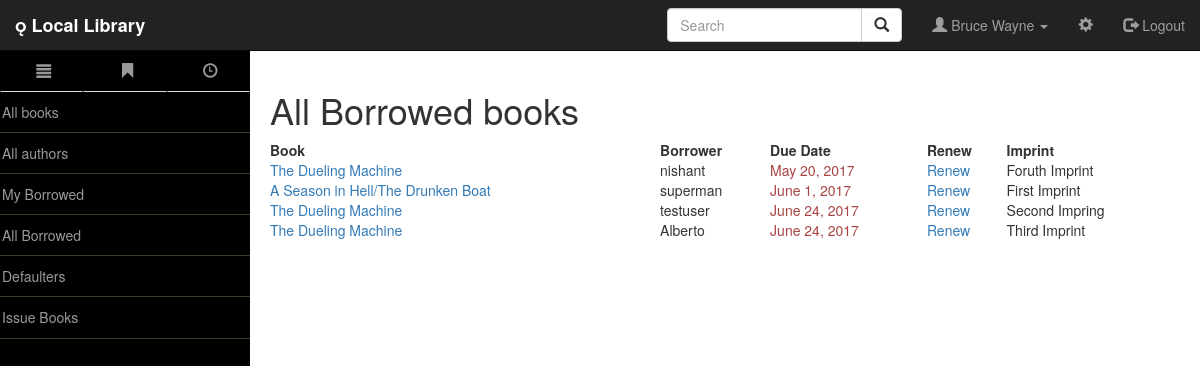
The page /catalog/booksloaned/ (signed in) on the database its author committed.
### catalog/models.py (models this page shows, shortened)
class BookInstance(models.Model):
    id = models.UUIDField(primary_key=True,default=uuid.uuid4, help_text="Unique id for this particular book accross whole library")
    book = models.ForeignKey('Book',on_delete=models.SET_NULL, null=True)
    imprint = models.CharField(max_length=200)
    due_back = models.DateField(blank=True, null=True)
    borrower = models.ForeignKey(User,on_delete=models.SET_NULL,blank=True, null=True)
    LOAN_STATUS = (
        ('d', 'Maintenance'),
        ('o', 'On Loan'),
        ('a', 'Available'),
        ('r', 'Reserved'),
    )
    status = models.CharField(max_length=1,choices=LOAN_STATUS, default = 'd' ,blank=True, help_text='book availability')
    class Meta:
        permissions = (('can_mark_returned',"Set book as returned"),)
        ordering = ["due_back"]
    @property
    def is_overdue(self):
        if date.today() > self.due_back:
            return True
        else:
            return False

class Book(models.Model):
    title = models.CharField(max_length=200)
    author = models.ForeignKey("Author",on_delete=models.SET_NULL,null=True)
    summary = models.TextField(max_length=1000,help_text="Enter the brief description of book")
    isbn = models.CharField('ISBN',max_length=13,help_text='13 Character <a href="https://www.isbn-international.org/content/what-isbn">ISBN number</a>')
    genere = models.ManyToManyField('Genere',help_text='Select a genere for book')
    language = models.ForeignKey('Language', on_delete=models.SET_NULL, null=True)
    class Meta:
        __module__= '__name__'
    def display_genere(self):
        """
        Creates a string for the Genre. This is required to display genre in Admin.
        """
        return ", ".join([genere.name for genere in self.genere.all()[:3]])
    display_genere.short_description = 'Genere'

### catalog/views.py (the view)
@permission_required('catalog.can_mark_returned')
def AllLoanedBooksListView(request):
    num_instances_onloan = BookInstance.objects.filter(status__exact='o').count()
    instances_onloan = BookInstance.objects.filter(status__exact='o')
    return render(
        request,
        'catalog/all_borrowed_books.html',
        context = {
            'num_instances_onloan': num_instances_onloan,
            'instances_onloan': instances_onloan
        }
    )

### catalog/templates/catalog/all_borrowed_books.html (shortened to what this page needs)
{% extends "base_generic.html" %}
{% block content %}
    <h1>All Borrowed books</h1>
    {% if num_instances_onloan %}
        <table  id="myTable" class="row-border diaplay" cellspacing="0" width="100%" >
            <thead>
            <tr>
                <th>Book</th>
                <th>Borrower</th>
                <th>Due Date</th>
                <th>Renew</th>
                <th>Imprint</th>
            </tr>
            </thead>
            <tbody>
            {% for bookinst in instances_onloan %}
                <tr>
                    <td> <a href="{% url 'book-detail' bookinst.book.pk %}">{{bookinst.book.title}}</a></td>
                    <td> {{ bookinst.borrower}} </td>
                    <td class="{% if bookinst.is_overdue %}text-danger{% endif %}"> {{ bookinst.due_back }} </td>
                    <td> <a href="{% url 'renew-book-librarian' bookinst.id %}">Renew</a>    </td>
                    <td> {{ bookinst.imprint }} </td>
                </tr>
            {% endfor %}
            </tbody>
        </table>
    {% else %}
      <p>There are no books borrowed.</p>
    {% endif %}
{% endblock %}

### catalog/templates/base_generic.html (shortened to what this page needs)
<!DOCTYPE html>
<html lang="en">
<head>
    {% load static %}
    <link rel="stylesheet" href="https://maxcdn.bootstrapcdn.com/bootstrap/3.3.7/css/bootstrap.min.css">
    <link href="{% static 'css/bootstrap.min.css' %}" rel="stylesheet">
    <link href="{% static 'css/simple-sidebar.css' %}" rel="stylesheet">
    <link rel="stylesheet" type="text/css" href="//cdn.datatables.net/1.10.12/css/jquery.dataTables.min.css">
    <link rel="stylesheet" href="//cdnjs.cloudflare.com/ajax/libs/bootstrap-table/1.11.1/bootstrap-table.min.css">
</head>
<body style="padding-top: 50px;">
    <div id="wrapper" class='toggled'>
        <nav class="navbar navbar-inverse navbar-fixed-top">
            <div class="container-fluid">
                <div class="navbar-header">
                <b><a class="navbar-brand  glyphicon-book" href="{% url 'index' %}"> Local Library</a></b>
                </div>
                <ul class="nav navbar-nav navbar-right">
                    <form class="navbar-form navbar-left">
                        <div class="input-group">
                            <input type="text" id="query" class="form-control" placeholder="Search" list='search-items'>
                            <div class="input-group-btn">
                            <button class="btn btn-default" onclick="query_text()">
                                <i class="glyphicon glyphicon-search"></i>
                            </button>
                            </div>
                        </div>
                    </form>
                    {% if user.is_authenticated %}
                        <li>
                            <a class="dropdown-toggle" data-toggle="dropdown" href="#"><span class="glyphicon glyphicon-user"></span> {{ user.first_name }} {{ user.last_name }} <span class="caret"></span></a>
                        </li>
                    {% endif %}
                    <li><a href="#"><span class="glyphicon glyphicon-cog"></span></a></li>
                    <li><a href="{% url 'logout'%}"><span class="glyphicon glyphicon-log-out"></span> Logout</a></li>
                </ul>
            </div>
        </nav>
        <div id="sidebar-wrapper">
      {% block sidebar %}
      <ul class="sidebar-nav">
         <ul class="nav nav-tabs nav-justified">
            <li><a href="#" onclick="openCity('London')"><span class="glyphicon glyphicon-align-justify"></span></a></li>
            <li ><a href="#" onclick="openCity('Paris')"> <span class="glyphicon glyphicon-bookmark"></span></a></li>
            <li ><a href="#" onclick="openCity('Timeline')"> <span class="glyphicon glyphicon-time"></span></a></li>
        </ul>
        <div id="London" class="city">
                <li><a href="{% url 'book' %}">All books</a></li>
                <hr style="margin:0.05px; border-color:#3d3d29">
                <li><a href="{% url 'author' %}">All authors</a></li>
                <hr style="margin:0.05px; border-color:#3d3d29">
                {% if user.is_authenticated %}
                    <li><a href="{% url 'my-borrowed' %}">My Borrowed</a></li>
                    <hr style="margin:0.05px; border-color:#3d3d29">
                    {% if perms.catalog.can_mark_returned %}
                        <li><a href="{% url 'all-borrowed' %}">All Borrowed</a></li>
                        <hr style="margin:0.05px; border-color:#3d3d29">
                        <li><a href="{% url 'all-defaulters' %}">Defaulters</a></li>
                        <hr style="margin:0.05px; border-color:#3d3d29">
                        <li><a href="{% url 'all-defaulters' %}">Issue Books</a></li>
                        <hr style="margin:0.05px; border-color:#3d3d29">
                    {% endif %}
                {% else %}
                    <li><a href="{% url 'login'%}">Login</a></li>
                {% endif %}
          </div>
      </ul>
     {% endblock %}
        </div>
        <div id="page-content-wrapper">
            <div class="container-fluid">
                <div class="row">
                        {% block content %}{% endblock %}
                </div>
            </div>
        </div>
    </div>
</body>
</html>
  {% load static %}

### catalog/static/css/simple-sidebar.css (style rules this page uses)
body { padding-top: 70px; }
#wrapper { padding-left: 0; -webkit-transition: all 0.5s ease; -moz-transition: all 0.5s ease; -o-transition: all 0.5s ease; transition: all 0.5s ease; }
#wrapper.toggled { padding-left: 250px; }
#sidebar-wrapper { z-index: 1000; position: fixed; left: 250px; width: 0; height: 100%; margin-left: -250px; overflow-y: auto; background: #000; -webkit-transition: all 0.5s ease; -moz-transition: all 0.5s ease; -o-transition: all 0.5s ease; transition: all 0.5s ease; }
#wrapper.toggled #sidebar-wrapper { width: 250px; }
#page-content-wrapper { width: 100%; position: absolute; padding: 15px; }
#wrapper.toggled #page-content-wrapper { position: absolute; margin-right: -250px; }
.sidebar-nav { position: absolute; top: 0; width: 250px; margin: 0; padding: 0; list-style: none; align-content: center }
.sidebar-nav li { text-indent: 2px; line-height: 40px; }
.sidebar-nav li a { display: block; text-decoration: none; color: #999999; }
@media (min-width:768px) { #wrapper { padding-left: 0; } }
@media (min-width:768px) { #wrapper.toggled { padding-left: 250px; } }
@media (min-width:768px) { #sidebar-wrapper { width: 0; } }
@media (min-width:768px) { #wrapper.toggled #sidebar-wrapper { width: 250px; } }
@media (min-width:768px) { #page-content-wrapper { padding: 20px; position: relative; } }
@media (min-width:768px) { #wrapper.toggled #page-content-wrapper { position: relative; margin-right: 0; } }
.glyphicon { font-size: 15px; }

### rows shown on the page
BookInstance: book "The Dueling Machine", borrower "nishant", due_back "May 20, 2017", imprint "Foruth Imprint"
BookInstance: book "A Season in Hell/The Drunken Boat", borrower "superman", due_back "June 1, 2017", imprint "First Imprint"
BookInstance: book "The Dueling Machine", borrower "testuser", due_back "June 24, 2017", imprint "Second Impring"
BookInstance: book "The Dueling Machine", borrower "Alberto", due_back "June 24, 2017", imprint "Third Imprint"

### other values the page prints
{{ user.first_name }} "Bruce"
{{ user.last_name }} "Wayne"
